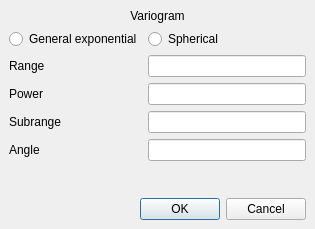
<ui version="4.0" >
 <author>Øystein Monsrud Arneson</author>
 <class>VariogramDialog</class>
 <widget class="QDialog" name="VariogramDialog" >
  <property name="geometry" >
   <rect>
    <x>0</x>
    <y>0</y>
    <width>315</width>
    <height>229</height>
   </rect>
  </property>
  <property name="windowTitle" >
   <string>Variogram</string>
  </property>
  <layout class="QVBoxLayout" >
   <property name="margin" >
    <number>9</number>
   </property>
   <property name="spacing" >
    <number>6</number>
   </property>
   <item>
    <widget class="QLabel" name="variogramLabel" >
     <property name="text" >
      <string>Variogram</string>
     </property>
     <property name="alignment" >
      <set>Qt::AlignCenter</set>
     </property>
    </widget>
   </item>
   <item>
    <layout class="QGridLayout" >
     <property name="margin" >
      <number>0</number>
     </property>
     <property name="spacing" >
      <number>6</number>
     </property>
     <item row="0" column="0" >
      <widget class="QRadioButton" name="genexpRadioButton" >
       <property name="text" >
        <string>General exponential</string>
       </property>
      </widget>
     </item>
     <item row="2" column="1" >
      <widget class="QLineEdit" name="powerLineEdit" />
     </item>
     <item row="3" column="1" >
      <widget class="QLineEdit" name="normalRangeLineEdit" />
     </item>
     <item row="0" column="1" >
      <widget class="QRadioButton" name="sphericalRadioButton" >
       <property name="text" >
        <string>Spherical</string>
       </property>
      </widget>
     </item>
     <item row="2" column="0" >
      <widget class="QLabel" name="powerLabel" >
       <property name="text" >
        <string>Power</string>
       </property>
       <property name="buddy" >
        <cstring>powerLineEdit</cstring>
       </property>
      </widget>
     </item>
     <item row="3" column="0" >
      <widget class="QLabel" name="normalRangeLabel" >
       <property name="toolTip" >
        <string>Range normal to the azimuth direction</string>
       </property>
       <property name="text" >
        <string>Subrange</string>
       </property>
       <property name="buddy" >
        <cstring>normalRangeLineEdit</cstring>
       </property>
      </widget>
     </item>
     <item row="1" column="0" >
      <widget class="QLabel" name="rangeLabel" >
       <property name="toolTip" >
        <string>Range in the azimuth direction</string>
       </property>
       <property name="text" >
        <string>Range</string>
       </property>
       <property name="buddy" >
        <cstring>rangeLineEdit</cstring>
       </property>
      </widget>
     </item>
     <item row="1" column="1" >
      <widget class="QLineEdit" name="rangeLineEdit" />
     </item>
     <item row="4" column="0" >
      <widget class="QLabel" name="angleLabel" >
       <property name="text" >
        <string>Angle</string>
       </property>
       <property name="buddy" >
        <cstring>angleLineEdit</cstring>
       </property>
      </widget>
     </item>
     <item row="4" column="1" >
      <widget class="QLineEdit" name="angleLineEdit" />
     </item>
    </layout>
   </item>
   <item>
    <spacer>
     <property name="orientation" >
      <enum>Qt::Vertical</enum>
     </property>
     <property name="sizeHint" >
      <size>
       <width>297</width>
       <height>16</height>
      </size>
     </property>
    </spacer>
   </item>
   <item>
    <widget class="QDialogButtonBox" name="buttonBox" >
     <property name="orientation" >
      <enum>Qt::Horizontal</enum>
     </property>
     <property name="standardButtons" >
      <set>QDialogButtonBox::Cancel|QDialogButtonBox::NoButton|QDialogButtonBox::Ok</set>
     </property>
    </widget>
   </item>
  </layout>
 </widget>
 <tabstops>
  <tabstop>genexpRadioButton</tabstop>
  <tabstop>sphericalRadioButton</tabstop>
  <tabstop>rangeLineEdit</tabstop>
  <tabstop>powerLineEdit</tabstop>
  <tabstop>normalRangeLineEdit</tabstop>
  <tabstop>angleLineEdit</tabstop>
  <tabstop>buttonBox</tabstop>
 </tabstops>
 <includes/>
 <resources/>
 <connections>
  <connection>
   <sender>buttonBox</sender>
   <signal>rejected()</signal>
   <receiver>VariogramDialog</receiver>
   <slot>reject()</slot>
   <hints>
    <hint type="sourcelabel" >
     <x>316</x>
     <y>260</y>
    </hint>
    <hint type="destinationlabel" >
     <x>286</x>
     <y>274</y>
    </hint>
   </hints>
  </connection>
 </connections>
</ui>
